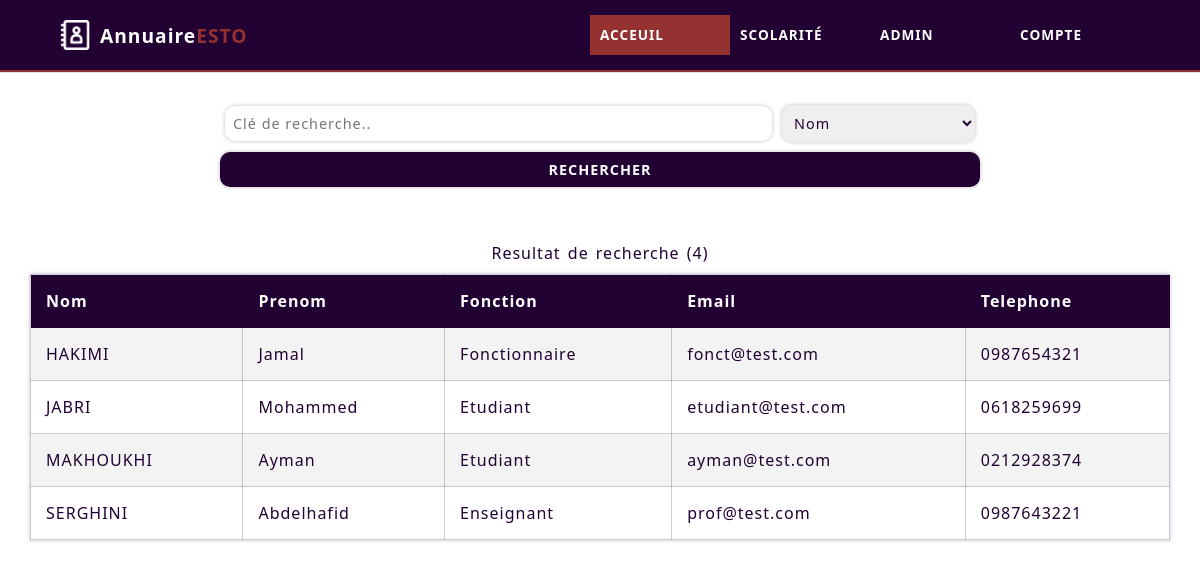
The app's page /Application/home/home.php (signed in) with its own data.
### tables this page shows
CREATE TABLE `user` (
  `user_id` int(11) NOT NULL,
  `nom` varchar(30) NOT NULL,
  `prenom` varchar(30) NOT NULL,
  `description` varchar(2) NOT NULL,
  `telephone` varchar(10) NOT NULL,
  `email` varchar(100) NOT NULL,
  `password` varchar(100) NOT NULL,
  `created_at` timestamp NOT NULL DEFAULT current_timestamp(),
  `verified` tinyint(1) NOT NULL DEFAULT 0
);

### Application/config/functions.php (called while the page is built, shortened)
<?php
    function getConnection() {
        $dsn = 'mysql:host=localhost;dbname=annuaireESTO';
		$pdo = new PDO($dsn, 'root', '');
		$pdo->setAttribute(PDO::ATTR_DEFAULT_FETCH_MODE, PDO::FETCH_ASSOC);
        return $pdo;
    }
    function getVerifiedUsers() {
        $pdo = getConnection();
        $query = "select * from user where verified = 1 and description != 'AD' order by nom, created_at desc";
        $stmt = $pdo->prepare($query);
        $stmt->execute();
        $users = $stmt->fetchAll();
        if(count($users)) return $users;
        else return null;
    }
?>

### Application/home/home.php (the view, shortened to what this page needs)
<?php
    require_once('./../config/functions.php');
    $userType = [
        'ET' => 'Etudiant',
        'EN' => 'Enseignant',
        'FN' => 'Fonctionnaire',
        'AD' => 'Admin'
    ];
    $verifiedUsers = getVerifiedUsers();
?>
<!DOCTYPE html>
<html lang="en">
<head>
    <link rel="stylesheet" href="./../css/home.css">
</head>
<body>
    <nav class="main-nav">
        <a href="./home.php" class="nav-logo">
            <img src="./../icons/annuaire.png">
            <h2>Annuaire<span>ESTO</span></h2>
        </a>
        <ul class="nav-menu modal" data-modal-name="menu">
            <li class="active">
                <a href="./home.php">Acceuil</a>
            </li>
            <?php if($_SESSION['user_type'] == 'AD' || $_SESSION['user_type'] == 'EN') : ?>
                <li>
                    <a href="./../scolarite/school.php">Scolarité</a>
                </li>
            <?php endif; ?>
            <?php if($_SESSION['user_type'] == 'AD') : ?>
                <li>
                    <a href="./../admin/verify-users.php">Admin</a>
                </li>
            <?php endif; ?>
            <li>
                <a href="./account.php">Compte</a>
            </li>
        </ul>
    </nav>
    <div class="container">
        <div class="search-box">
            <form>
                <div>
                    <input type="text" id="search-string" placeholder="Clé de recherche..">
                    <select id="search-option">
                        <option value="N" selected>Nom</option>
                    </select>
                </div>
                <input type="submit" value="Rechercher" id="search-button" onclick="searchUsers()">
            </form>
        </div>
        <div class="users-list">
            <p class="search-count">
                Resultat de recherche
                <span>(<?= $verifiedUsers != null ? count($verifiedUsers) : 0 ?>)</span>
            </p>
            <?php if($verifiedUsers != null) : ?>
                <table>
                    <thead>
                        <th>Nom</th>
                        <th>Prenom</th>
                        <th>Fonction</th>
                        <th>Email</th>
                        <?php if($_SESSION['user_type'] != 'ET') : ?>
                            <th>Telephone</th>
                        <?php endif; ?>
                    </thead>
                    <tbody>
                        <?php foreach($verifiedUsers as $user) : ?>
                            <tr>
                                <td class="user-data-nom" data-label="Nom"><?= $user['nom'] ?></td>
                                <td class="user-data-prenom" data-label="Prenom"><?= $user['prenom'] ?></td>
                                <td data-label="Fonction"><?= $userType[$user['description']] ?></td>
                                <td class="user-data-email" data-label="Email"><?= $user['email'] ?></td>
                                <?php if($_SESSION['user_type'] != 'ET') : ?>
                                    <td class="user-data-phone" data-label="Telephone"><?= $user['telephone'] ?></td>
                                <?php endif; ?>
                            </tr>
                        <?php endforeach; ?>
                    </tbody>
                </table>
            <?php else : ?>
                <p class="no-users">Pas d'utilisateurs pour l'instant!</p>
            <?php endif; ?>
        </div>
    </div>
</body>
</html>

### Application/css/home.css (style rules this page uses)
* { padding: 0; margin: 0; box-sizing: border-box; font-family: 'Segoe UI', Tahoma, Geneva, Verdana, sans-serif; }
body { width: 100%; height: 100vh; }
.main-nav { width: 100%; height: 70px; display: flex; align-items: center; justify-content: space-between; padding: 0px 50px; background-color: #220133; box-shadow: 0px 2px 1px #943232; position: fixed; z-index: 10000; }
.main-nav .nav-logo { display: flex; align-items: center; justify-content: center; text-decoration: none; }
.main-nav .nav-logo img { height: 30px; margin: 10px; filter: invert(1); }
.main-nav .nav-logo h2 { font-size: 1.2em; letter-spacing: 1px; word-spacing: 2px; color: #FFF; font-weight: 600; }
.main-nav .nav-logo h2 span { color: #943232; }
.main-nav .nav-menu { display: flex; align-items: center; justify-content: center; list-style-type: none; }
.main-nav .nav-menu li { text-transform: uppercase; font-size: .85em; font-weight: 600; letter-spacing: 1px; width: 140px; text-align: left; line-height: 40px; padding-left: 10px; position: relative; }
.main-nav .nav-menu li a { color: #FFF; text-decoration: none; width: 100%; text-align: center; transition: background-color 200ms ease-in-out, color 200ms ease-in-out; }
.main-nav .nav-menu li.active { background-color: #943232; }
.container { width: 100%; height: fit-content; max-width: 1300px; min-height: 100%; margin: auto; background-color: #FFF; box-shadow: 0px 0px 5px #00000055; padding: 80px 10px 10px 10px; }
.search-box { padding: 20px; width: 100%; max-width: 800px; margin: auto; display: flex; flex-direction: column; align-items: center; justify-content: center; }
.search-box form { width: 100%; }
.search-box form > div { width: 100%; display: flex; align-items: center; justify-content: center; }
.search-box form > div input, .search-box form > div select, .search-box form > input[type='submit'] { flex: 3; padding: 8px; margin: 5px; font-size: .9em; width: 100%; border: none; outline: none; box-shadow: 0px 0px 4px 0px #22013344; color: #220133; border-radius: 10px; letter-spacing: 1px; }
.search-box form > div select { flex: 1; }
.search-box form > input[type='submit'] { background-color: #220133; margin: 5px 0; color: #FFF; text-transform: uppercase; font-weight: 600; transition: background-color 200ms ease-in-out; cursor: pointer; }
.users-list { width: 100%; padding: 20px; display: flex; flex-direction: column; align-items: center; justify-content: center; color: #220133; }
.users-list .search-count { color: #220133; margin: 10px; letter-spacing: 1px; word-spacing: 2px; }
.users-list table { width: 100%; border-collapse: collapse; box-shadow: 0px 0px 4px 0px #22013344; }
.users-list table th, .users-list table td { padding: 15px 15px; border: 1px solid #22013333; color: #220133; text-align: left; letter-spacing: 1px; }
.users-list table thead th { background-color: #220133; color: #FFF !important; }
.users-list table tr:nth-of-type(2n + 1) { background-color: #F3F3F3; }

### records on screen
user: nom "HAKIMI", prenom "Jamal", description "Fonctionnaire", email "fonct@test.com", telephone "0987654321"
user: nom "JABRI", prenom "Mohammed", description "Etudiant", email "etudiant@test.com", telephone "0618259699"
user: nom "MAKHOUKHI", prenom "Ayman", description "Etudiant", email "ayman@test.com", telephone "0212928374"
user: nom "SERGHINI", prenom "Abdelhafid", description "Enseignant", email "prof@test.com", telephone "0987643221"

### other values on screen
count($verifiedUsers) "4"
